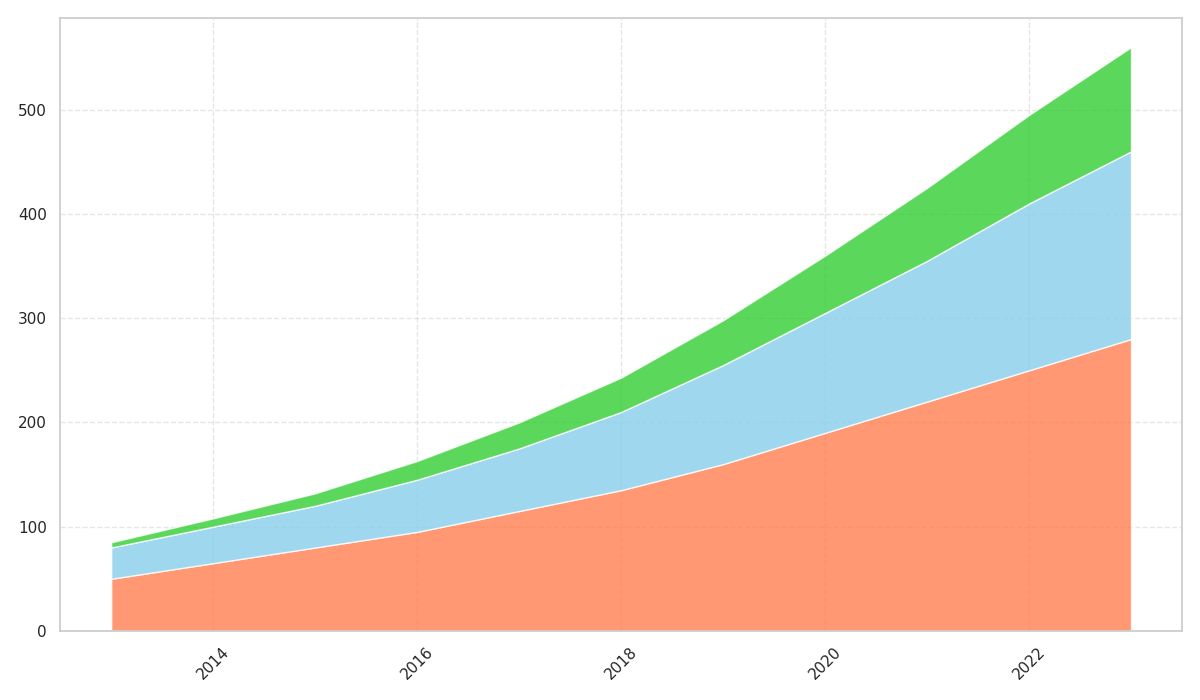

This figure's Python source:
import matplotlib.pyplot as plt
import numpy as np

years = np.arange(2013, 2024)
video_streaming = [50, 65, 80, 95, 115, 135, 160, 190, 220, 250, 280]
music_streaming = [30, 35, 40, 50, 60, 75, 95, 115, 135, 160, 180]
podcasts = [5, 8, 12, 18, 25, 33, 43, 55, 70, 85, 100]

media_types = np.array([video_streaming, music_streaming, podcasts])

fig, ax = plt.subplots(figsize=(12, 7))

# Manually shuffled colors for the data groups
ax.stackplot(years, media_types, colors=['coral', 'skyblue', 'limegreen'], alpha=0.8)

ax.grid(True, linestyle='--', alpha=0.5)
plt.xticks(rotation=45)
plt.tight_layout()
plt.show()
